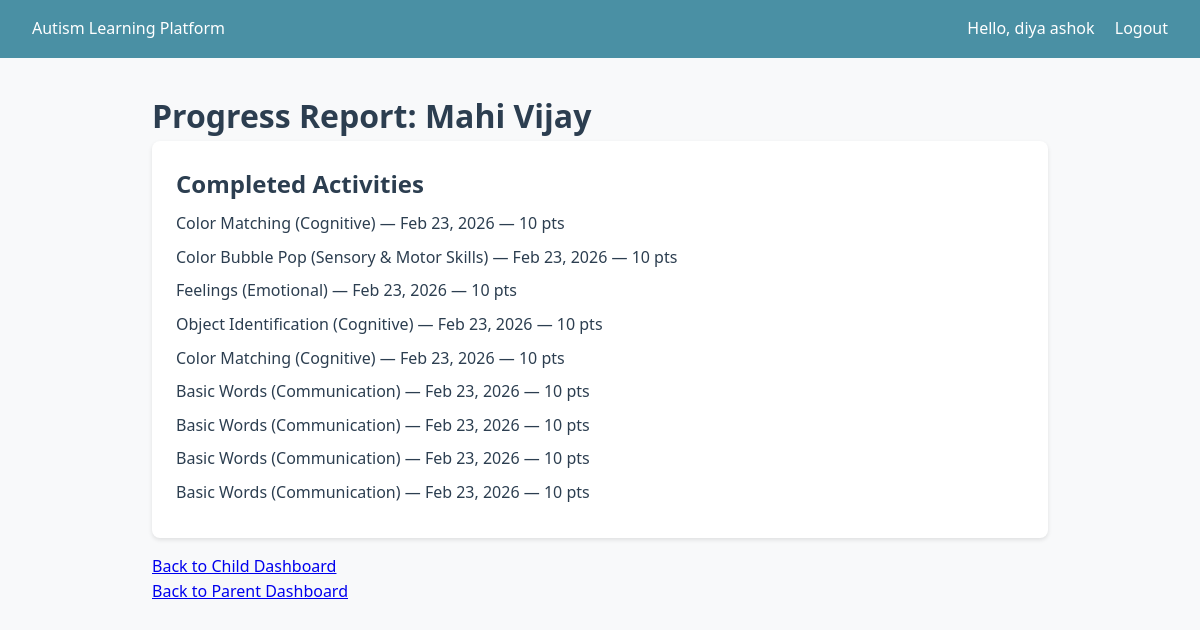
/children/child/1/progress/ (signed in), run on an earlier commit of the app's database.
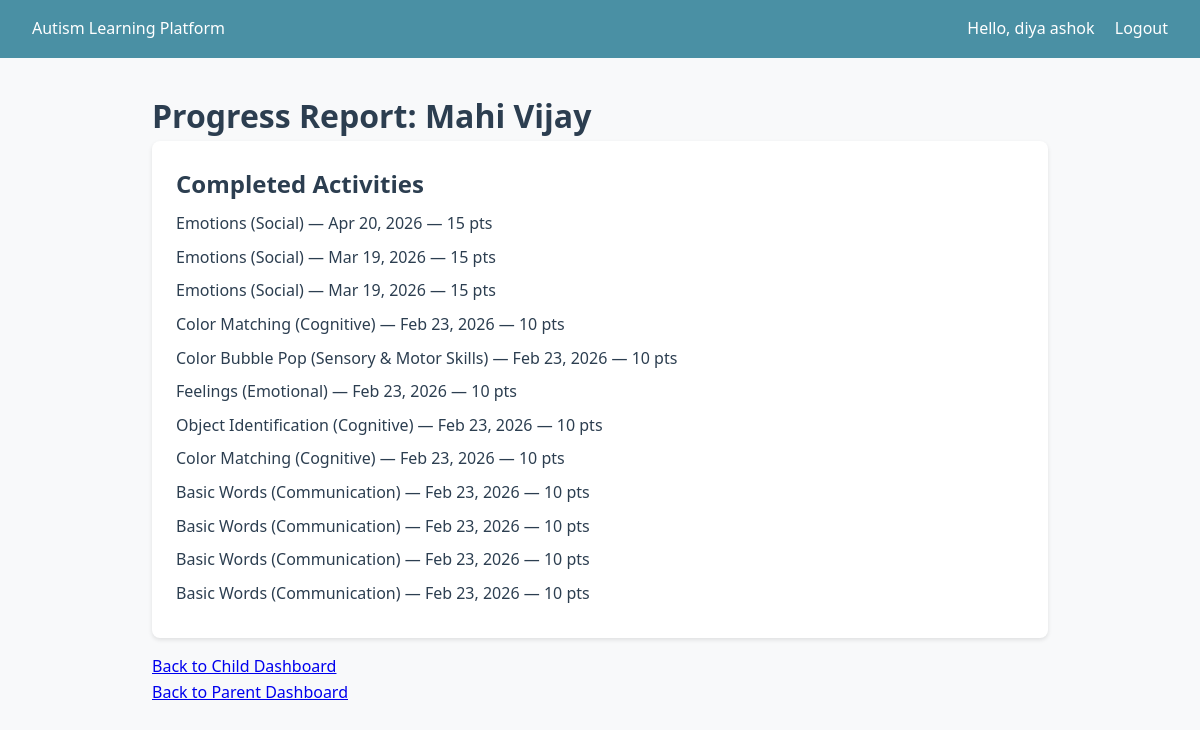
And on a later commit of the database.
### learning/models.py (models this page shows, shortened)
class ActivityCompletion(models.Model):
    child = models.ForeignKey(
        "children.ChildProfile",
        on_delete=models.CASCADE,
        related_name="completions",
    )
    activity = models.ForeignKey(
        LearningActivity,
        on_delete=models.CASCADE,
        related_name="completions",
    )
    completed_at = models.DateTimeField(auto_now_add=True)
    score = models.PositiveIntegerField(null=True, blank=True)
    reward_earned = models.PositiveIntegerField(default=0)
    notes = models.TextField(blank=True)
    class Meta:
        ordering = ["-completed_at"]

class LearningActivity(models.Model):
    class Difficulty(models.TextChoices):
        EASY = "easy", "Easy"
        MEDIUM = "medium", "Medium"
        HARD = "hard", "Hard"
    module = models.ForeignKey(
        LearningModule,
        on_delete=models.CASCADE,
        related_name="activities",
    )
    title = models.CharField(max_length=200)
    description = models.TextField(blank=True)
    difficulty = models.CharField(
        max_length=10,
        choices=Difficulty.choices,
        default=Difficulty.EASY,
    )
    image = models.ImageField(upload_to="activity_images/", blank=True, null=True)
    audio_guide = models.FileField(
        upload_to="activity_audio/",
        blank=True,
        null=True,
        help_text="Audio guidance for the activity",
    )
    video_url = models.URLField(blank=True, null=True)
    template_name = models.CharField(
        max_length=100,
        blank=True,
        help_text="Template to render (e.g. color_match, object_identification)",
    )
    order = models.PositiveIntegerField(default=0)
    reward_points = models.PositiveIntegerField(default=10)
    is_active = models.BooleanField(default=True)
    created_at = models.DateTimeField(auto_now_add=True)
    updated_at = models.DateTimeField(auto_now=True)
    class Meta:
        ordering = ["module", "order", "title"]
        verbose_name_plural = "Learning activities"

class LearningModule(models.Model):
    class SkillCategory(models.TextChoices):
        COMMUNICATION = "communication", "Communication"
        SOCIAL = "social", "Social Skills"
        COGNITIVE = "cognitive", "Cognitive"
        DAILY = "daily", "Daily Life Skills"
        EMOTIONAL = "emotional", "Emotional Recognition"
    name = models.CharField(max_length=200)
    description = models.TextField(blank=True)
    category = models.CharField(
        max_length=20,
        choices=SkillCategory.choices,
        default=SkillCategory.COGNITIVE,
    )
    icon = models.ImageField(upload_to="module_icons/", blank=True, null=True)
    order = models.PositiveIntegerField(default=0)
    is_active = models.BooleanField(default=True)
    created_at = models.DateTimeField(auto_now_add=True)
    updated_at = models.DateTimeField(auto_now=True)
    class Meta:
        ordering = ["order", "name"]

### children/views.py (the view)
# urls.py: path("child/<int:pk>/progress/", views.progress_report, name="progress_report"),
@parent_required
def progress_report(request, pk):
    child = get_object_or_404(ChildProfile, pk=pk, parent=request.user)
    from learning.models import ActivityCompletion
    completions = ActivityCompletion.objects.filter(
        child=child
    ).select_related("activity", "activity__module").order_by("-completed_at")
    return render(
        request,
        "parent_progress.html",
        {"child": child, "completions": completions},
    )

### children/models.py (called while the page is built)
    def get_full_name(self):
        return f"{self.first_name} {self.last_name}"

### templates/parent_progress.html (shortened to what this page needs)
{% extends "base.html" %}
{% block content %}
<h1>Progress Report: {{ child.get_full_name }}</h1>
<div class="card">
    <h2>Completed Activities</h2>
    {% if completions %}
    <ul>
        {% for c in completions %}
        <li>{{ c.activity.title }} ({{ c.activity.module.name }}) — {{ c.completed_at|date:"M d, Y" }}{% if c.reward_earned %} — {{ c.reward_earned }} pts{% endif %}</li>
        {% endfor %}
    </ul>
    {% else %}
    <p>No completed activities yet.</p>
    {% endif %}
</div>
<p><a href="{% url 'children:child_dashboard' pk=child.pk %}">Back to Child Dashboard</a></p>
<p><a href="{% url 'children:parent_dashboard' %}">Back to Parent Dashboard</a></p>
{% endblock %}

What changed in the data, as far as the page shows it:
added ActivityCompletion: activity "Emotions", activity.module.name "Social", completed_at "Apr 20, 2026", reward_earned "15"
added ActivityCompletion: activity "Emotions", activity.module.name "Social", completed_at "Mar 19, 2026", reward_earned "15"
added ActivityCompletion: activity "Emotions", activity.module.name "Social", completed_at "Mar 19, 2026", reward_earned "15"
